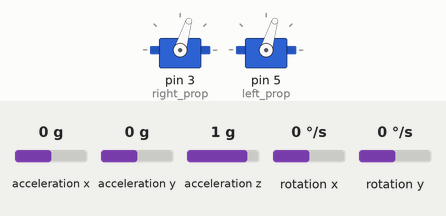
Recording of a sketch running on a simulated Arduino Uno, built with avr-gcc and run on an emulated ATmega328P. Shown: 2 × servo. Wiring (inferred from the names in the program): MPU-6050 motion sensor at I2C address 0x68. The test bench sets the inputs (shaded band); at power-on: acceleration x 0 g, rotation y 0 °/s, acceleration z 1 g, acceleration y 0 g, rotation x 0 °/s.

Above: at 8.2 s.
8.3 s: acceleration x set to -1.4 g
At 8.45 s:
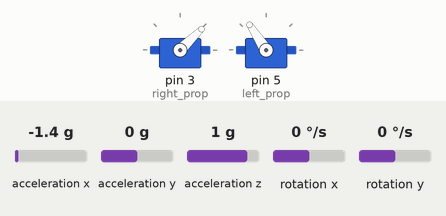
At 9.07 s:
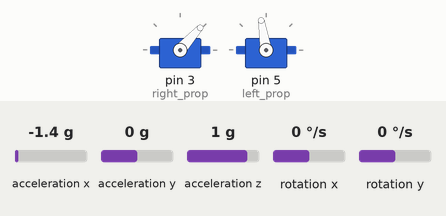
11.3 s: acceleration x set to 0.8 g
14.3 s: rotation y set to -192 °/s
17.3 s: acceleration z set to 0 g
19.4 s: acceleration x set to 0 g
At 20.4 s:
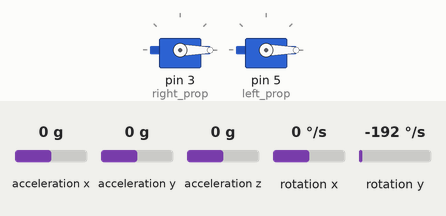
Timing chart, 0 to 21.9 s (numbered marks = the images above; inputs shaded):
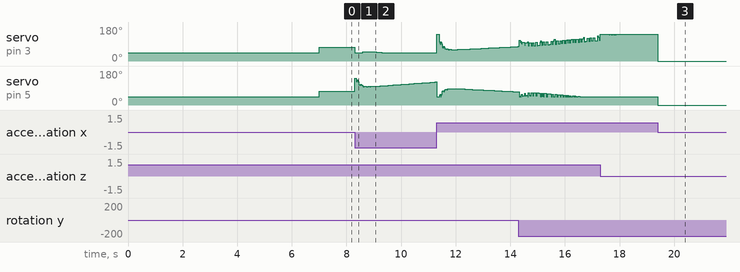

Measured:
- after the input at 19.4 s, servo on pin 3 (right_prop): 141° → 0° at once; servo on pin 5 (left_prop): 44° → 0° at once

The sketch:

PID_balance_arduino.ino
```cpp
#include <Wire.h>
#include <Servo.h>


Servo right_prop;
Servo left_prop;

/*MPU-6050 gives you 16 bits data so you have to create some 16int constants
 * to store the data for accelerations and gyro*/

int16_t Acc_rawX, Acc_rawY, Acc_rawZ,Gyr_rawX, Gyr_rawY, Gyr_rawZ;


float Acceleration_angle[2];
float Gyro_angle[2];
float Total_angle[2];


float elapsedTime, time, timePrev;
int i;
float rad_to_deg = 180/3.141592654;

float PID, pwmLeft, pwmRight, error, previous_error;
float pid_p=0;
float pid_i=0;
float pid_d=0;
/////////////////PID CONSTANTS/////////////////
double kp=3.55;//3.55
double ki=0.005;//0.003
double kd=2.05;//2.05
///////////////////////////////////////////////

double throttle=1300; //initial value of throttle to the motors
float desired_angle = 0; //This is the angle in which we whant the
                         //balance to stay steady


void setup() {
  Wire.begin(); //begin the wire comunication
  Wire.beginTransmission(0x68);
  Wire.write(0x6B);
  Wire.write(0);
  Wire.endTransmission(true);
  Serial.begin(250000);
  right_prop.attach(3); //attatch the right motor to pin 3
  left_prop.attach(5);  //attatch the left motor to pin 5

  time = millis(); //Start counting time in milliseconds
  /*In order to start up the ESCs we have to send a min value
   * of PWM to them before connecting the battery. Otherwise
   * the ESCs won't start up or enter in the configure mode.
   * The min value is 1000us and max is 2000us, REMEMBER!*/
  left_prop.writeMicroseconds(1000);
  right_prop.writeMicroseconds(1000);
  delay(7000); /*Give some delay, 7s, to have time to connect
                *the propellers and let everything start up*/
}//end of setup void

void loop() {

/////////////////////////////I M U/////////////////////////////////////
    timePrev = time;  // the previous time is stored before the actual time read
    time = millis();  // actual time read
    elapsedTime = (time - timePrev) / 1000;

  /*The tiemStep is the time that elapsed since the previous loop.
   * This is the value that we will use in the formulas as "elapsedTime"
   * in seconds. We work in ms so we haveto divide the value by 1000
   to obtain seconds*/

  /*Reed the values that the accelerometre gives.
   * We know that the slave adress for this IMU is 0x68 in
   * hexadecimal. For that in the RequestFrom and the
   * begin functions we have to put this value.*/

     Wire.beginTransmission(0x68);
     Wire.write(0x3B); //Ask for the 0x3B register- correspond to AcX
     Wire.endTransmission(false);
     Wire.requestFrom(0x68,6,true);

   /*We have asked for the 0x3B register. The IMU will send a brust of register.
    * The amount of register to read is specify in the requestFrom function.
    * In this case we request 6 registers. Each value of acceleration is made out of
    * two 8bits registers, low values and high values. For that we request the 6 of them
    * and just make then sum of each pair. For that we shift to the left the high values
    * register (<<) and make an or (|) operation to add the low values.*/

     Acc_rawX=Wire.read()<<8|Wire.read(); //each value needs two registres
     Acc_rawY=Wire.read()<<8|Wire.read();
     Acc_rawZ=Wire.read()<<8|Wire.read();


    /*///This is the part where you need to calculate the angles using Euler equations///*/

    /* - Now, to obtain the values of acceleration in "g" units we first have to divide the raw
     * values that we have just read by 16384.0 because that is the value that the MPU6050
     * datasheet gives us.*/
    /* - Next we have to calculate the radian to degree value by dividing 180º by the PI number
    * which is 3.141592654 and store this value in the rad_to_deg variable. In order to not have
    * to calculate this value in each loop we have done that just once before the setup void.
    */

    /* Now we can apply the Euler formula. The atan will calculate the arctangent. The
     *  pow(a,b) will elevate the a value to the b power. And finnaly sqrt function
     *  will calculate the rooth square.*/
     /*---X---*/
     Acceleration_angle[0] = atan((Acc_rawY/16384.0)/sqrt(pow((Acc_rawX/16384.0),2) + pow((Acc_rawZ/16384.0),2)))*rad_to_deg;
     /*---Y---*/
     Acceleration_angle[1] = atan(-1*(Acc_rawX/16384.0)/sqrt(pow((Acc_rawY/16384.0),2) + pow((Acc_rawZ/16384.0),2)))*rad_to_deg;

   /*Now we read the Gyro data in the same way as the Acc data. The adress for the
    * gyro data starts at 0x43. We can see this adresses if we look at the register map
    * of the MPU6050. In this case we request just 4 values. W don¡t want the gyro for
    * the Z axis (YAW).*/

   Wire.beginTransmission(0x68);
   Wire.write(0x43); //Gyro data first adress
   Wire.endTransmission(false);
   Wire.requestFrom(0x68,4,true); //Just 4 registers

   Gyr_rawX=Wire.read()<<8|Wire.read(); //Once again we shif and sum
   Gyr_rawY=Wire.read()<<8|Wire.read();

   /*Now in order to obtain the gyro data in degrees/seconda we have to divide first
   the raw value by 131 because that's the value that the datasheet gives us*/

   /*---X---*/
   Gyro_angle[0] = Gyr_rawX/131.0;
   /*---Y---*/
   Gyro_angle[1] = Gyr_rawY/131.0;

   /*Now in order to obtain degrees we have to multiply the degree/seconds
   *value by the elapsedTime.*/
   /*Finnaly we can apply the final filter where we add the acceleration
   *part that afects the angles and ofcourse multiply by 0.98 */

   /*---X axis angle---*/
   Total_angle[0] = 0.98 *(Total_angle[0] + Gyro_angle[0]*elapsedTime) + 0.02*Acceleration_angle[0];
   /*---Y axis angle---*/
   Total_angle[1] = 0.98 *(Total_angle[1] + Gyro_angle[1]*elapsedTime) + 0.02*Acceleration_angle[1];

   /*Now we have our angles in degree and values from -10º0 to 100º aprox*/
    //Serial.println(Total_angle[1]);


/*///////////////////////////P I D///////////////////////////////////*/
/*Remember that for the balance we will use just one axis. I've choose the x angle
to implement the PID with. That means that the x axis of the IMU has to be paralel to
the balance*/

/*First calculate the error between the desired angle and
*the real measured angle*/
error = Total_angle[1] - desired_angle;

/*Next the proportional value of the PID is just a proportional constant
*multiplied by the error*/

pid_p = kp*error;

/*The integral part should only act if we are close to the
desired position but we want to fine tune the error. That's
why I've made a if operation for an error between -2 and 2 degree.
To integrate we just sum the previous integral value with the
error multiplied by  the integral constant. This will integrate (increase)
the value each loop till we reach the 0 point*/
if(-3 <error <3)
{
  pid_i = pid_i+(ki*error);
}

/*The last part is the derivate. The derivate acts upon the speed of the error.
As we know the speed is the amount of error that produced in a certain amount of
time divided by that time. For taht we will use a variable called previous_error.
We substract that value from the actual error and divide all by the elapsed time.
Finnaly we multiply the result by the derivate constant*/

pid_d = kd*((error - previous_error)/elapsedTime);

/*The final PID values is the sum of each of this 3 parts*/
PID = pid_p + pid_i + pid_d;

/*We know taht the min value of PWM signal is 1000us and the max is 2000. So that
tells us that the PID value can/s oscilate more than -1000 and 1000 because when we
have a value of 2000us the maximum value taht we could sybstract is 1000 and when
we have a value of 1000us for the PWM sihnal, the maximum value that we could add is 1000
to reach the maximum 2000us*/
if(PID < -1000)
{
  PID=-1000;
}
if(PID > 1000)
{
  PID=1000;
}

/*Finnaly we calculate the PWM width. We sum the desired throttle and the PID value*/
pwmLeft = throttle + PID;
pwmRight = throttle - PID;


/*Once again we map the PWM values to be sure that we won't pass the min
and max values. Yes, we've already maped the PID values. But for example, for
throttle value of 1300, if we sum the max PID value we would have 2300us and
that will mess up the ESC.*/
//Right
if(pwmRight < 1000)
{
  pwmRight= 1000;
}
if(pwmRight > 2000)
{
  pwmRight=2000;
}
//Left
if(pwmLeft < 1000)
{
  pwmLeft= 1000;
}
if(pwmLeft > 2000)
{
  pwmLeft=2000;
}

/*Finnaly using the servo function we create the PWM pulses with the calculated
width for each pulse*/
left_prop.writeMicroseconds(pwmLeft);
right_prop.writeMicroseconds(pwmRight);
previous_error = error; //Remember to store the previous error.

}//end of loop void
```
